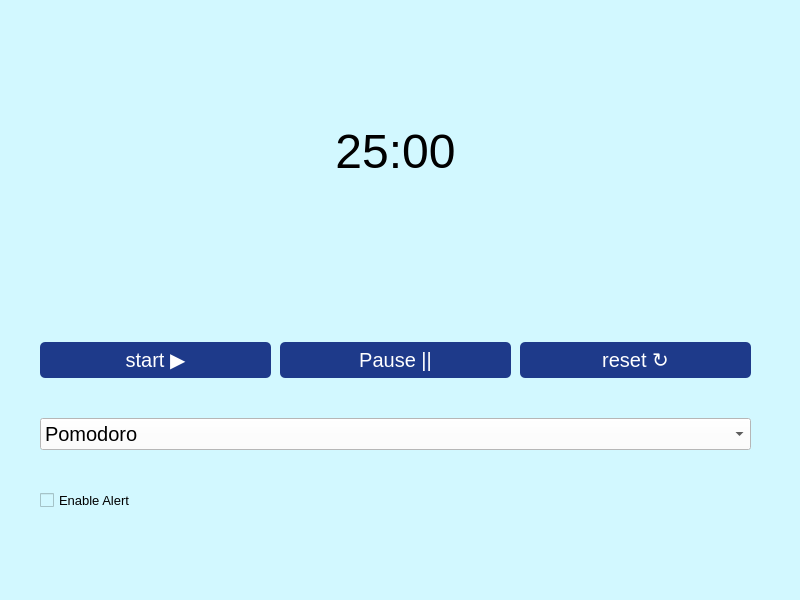
<?xml version="1.0" encoding="UTF-8"?>
<ui version="4.0">
 <class>MainWindow</class>
 <widget class="QMainWindow" name="MainWindow">
  <property name="geometry">
   <rect>
    <x>0</x>
    <y>0</y>
    <width>800</width>
    <height>600</height>
   </rect>
  </property>
  <property name="sizePolicy">
   <sizepolicy hsizetype="Expanding" vsizetype="Expanding">
    <horstretch>0</horstretch>
    <verstretch>0</verstretch>
   </sizepolicy>
  </property>
  <property name="windowTitle">
   <string>Pomodoro Timer</string>
  </property>
  <property name="styleSheet">
   <string notr="true">QWidget {
 
	background-color:rgb(210, 248, 255)
}</string>
  </property>
  <property name="unifiedTitleAndToolBarOnMac">
   <bool>false</bool>
  </property>
  <widget class="QWidget" name="centralwidget">
   <property name="styleSheet">
    <string notr="true">Qwidget {
	background-color: #E0F2FE;
	
}</string>
   </property>
   <widget class="QWidget" name="">
    <property name="geometry">
     <rect>
      <x>40</x>
      <y>0</y>
      <width>711</width>
      <height>511</height>
     </rect>
    </property>
    <layout class="QVBoxLayout" name="verticalLayout">
     <property name="spacing">
      <number>40</number>
     </property>
     <item>
      <widget class="QLabel" name="label_timer">
       <property name="enabled">
        <bool>true</bool>
       </property>
       <property name="sizePolicy">
        <sizepolicy hsizetype="Expanding" vsizetype="Expanding">
         <horstretch>0</horstretch>
         <verstretch>0</verstretch>
        </sizepolicy>
       </property>
       <property name="font">
        <font>
         <family>Segoe UI</family>
         <pointsize>36</pointsize>
         <weight>50</weight>
         <bold>false</bold>
        </font>
       </property>
       <property name="text">
        <string>25:00</string>
       </property>
       <property name="alignment">
        <set>Qt::AlignCenter</set>
       </property>
      </widget>
     </item>
     <item>
      <layout class="QHBoxLayout" name="horizontalLayout">
       <property name="spacing">
        <number>9</number>
       </property>
       <item>
        <widget class="QPushButton" name="btn_start">
         <property name="font">
          <font>
           <family>Arial</family>
           <pointsize>15</pointsize>
          </font>
         </property>
         <property name="styleSheet">
          <string notr="true">QPushButton {
	background-color: #1E3A8A;
	color: white;
	border-radius: 5px;
	padding: 6px 12px;
}

QPushButton:hover{
	background-color: #3B82F6;
}</string>
         </property>
         <property name="text">
          <string>start ▶</string>
         </property>
        </widget>
       </item>
       <item>
        <widget class="QPushButton" name="btn_pause">
         <property name="font">
          <font>
           <family>Arial</family>
           <pointsize>15</pointsize>
          </font>
         </property>
         <property name="styleSheet">
          <string notr="true">QPushButton {
	background-color: #1E3A8A;
	color: white;
	border-radius: 5px;
	padding: 6px 12px;
}

QPushButton:hover{
	background-color: #3B82F6;
}</string>
         </property>
         <property name="text">
          <string>Pause ||</string>
         </property>
        </widget>
       </item>
       <item>
        <widget class="QPushButton" name="pushButton_3">
         <property name="font">
          <font>
           <family>Arial</family>
           <pointsize>15</pointsize>
          </font>
         </property>
         <property name="styleSheet">
          <string notr="true">QPushButton {
	background-color: #1E3A8A;
	color: white;
	border-radius: 5px;
	padding: 6px 12px;
}

QPushButton:hover{
	background-color: #3B82F6;
}</string>
         </property>
         <property name="text">
          <string>reset ↻</string>
         </property>
        </widget>
       </item>
      </layout>
     </item>
     <item>
      <widget class="QComboBox" name="combo_mode">
       <property name="font">
        <font>
         <family>Arial</family>
         <pointsize>15</pointsize>
        </font>
       </property>
       <property name="styleSheet">
        <string notr="true">QComboBox {
	
	background-color: rgb(255, 255, 255);
}</string>
       </property>
       <item>
        <property name="text">
         <string>Pomodoro</string>
        </property>
       </item>
       <item>
        <property name="text">
         <string>Short Break</string>
        </property>
       </item>
       <item>
        <property name="text">
         <string>Long Break</string>
        </property>
       </item>
      </widget>
     </item>
     <item>
      <widget class="QCheckBox" name="checkbox_alert">
       <property name="font">
        <font>
         <family>Arial</family>
         <pointsize>10</pointsize>
        </font>
       </property>
       <property name="text">
        <string>Enable Alert</string>
       </property>
      </widget>
     </item>
    </layout>
   </widget>
  </widget>
  <widget class="QMenuBar" name="menubar">
   <property name="geometry">
    <rect>
     <x>0</x>
     <y>0</y>
     <width>800</width>
     <height>26</height>
    </rect>
   </property>
  </widget>
  <widget class="QStatusBar" name="statusbar"/>
 </widget>
 <resources/>
 <connections/>
</ui>
